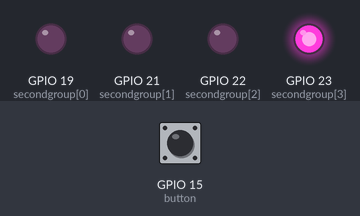
Bench run of a sketch on a simulated ESP32. Parts: output pins drawn as LEDs (lit = HIGH). Inputs (shaded band) come from the test bench; at power-on: GPIO 15 (button) HIGH. Pins used as bus, display or sensor lines are not drawn.

Above: at 0.12 s.
At 0.87 s:
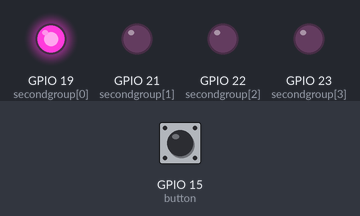
At 1.37 s:
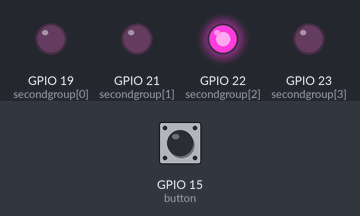
At 2.62 s:
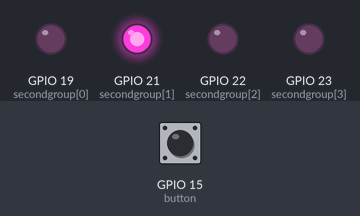
Timing chart, 0 to 3.0 s (numbered marks = the images above):
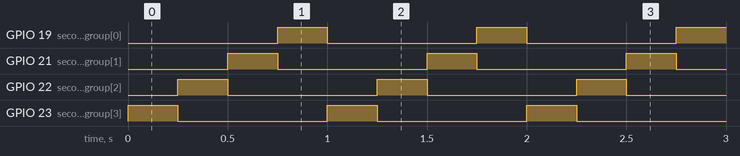

Measured:
- by itself, GPIO 19 (secondgroup[0]), GPIO 21 (secondgroup[1]), GPIO 22 (secondgroup[2]), GPIO 23 (secondgroup[3]): alternates HIGH for 0.25 s and LOW for 0.75 s
- by itself, everything shown: repeats every 1.0 s, in 4 steps

The sketch:

sketch.ino
```cpp
#define leds 4
#define button 15

int firstgroup[leds] = {2, 0, 16, 5};
int secondgroup[leds] = {19, 21, 22, 23};

void setup() {
  for(int i = 0; i < leds; i++) {
    pinMode(firstgroup[i], OUTPUT);
    pinMode(secondgroup[i], OUTPUT);
  }
  pinMode(button, INPUT_PULLUP);
}

void loop() {
  while(digitalRead(button) == HIGH) {
    for(int i = 0; i < leds; i++) {
      digitalWrite(firstgroup[i], HIGH);
      digitalWrite(secondgroup[leds - 1 - i], HIGH);
      delay(250);
      digitalWrite(firstgroup[i], LOW);
      digitalWrite(secondgroup[leds - 1 - i], LOW);
    }
  }
  for(int i = 0; i < leds; i++) {
    digitalWrite(firstgroup[i], HIGH);
    digitalWrite(secondgroup[i], HIGH);
    delay(250);
    digitalWrite(firstgroup[i], LOW);
    digitalWrite(secondgroup[i], LOW);
  }
}
```
